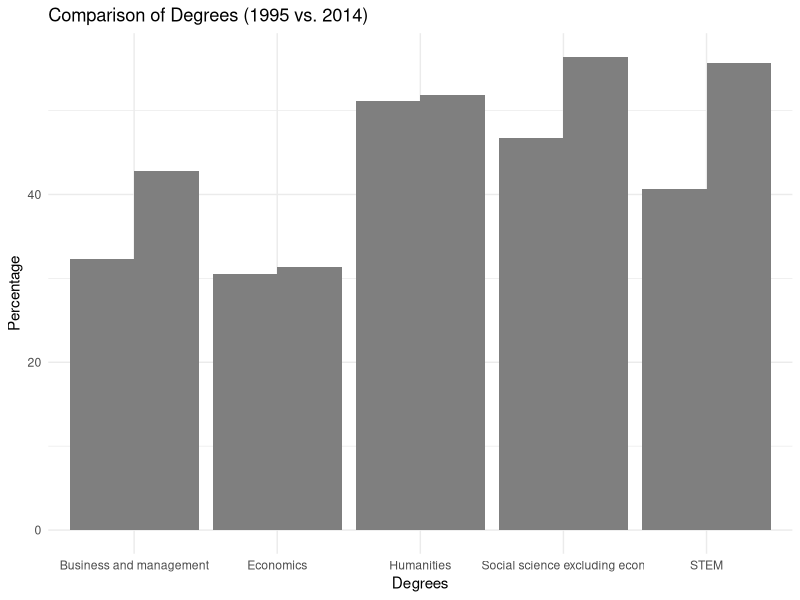
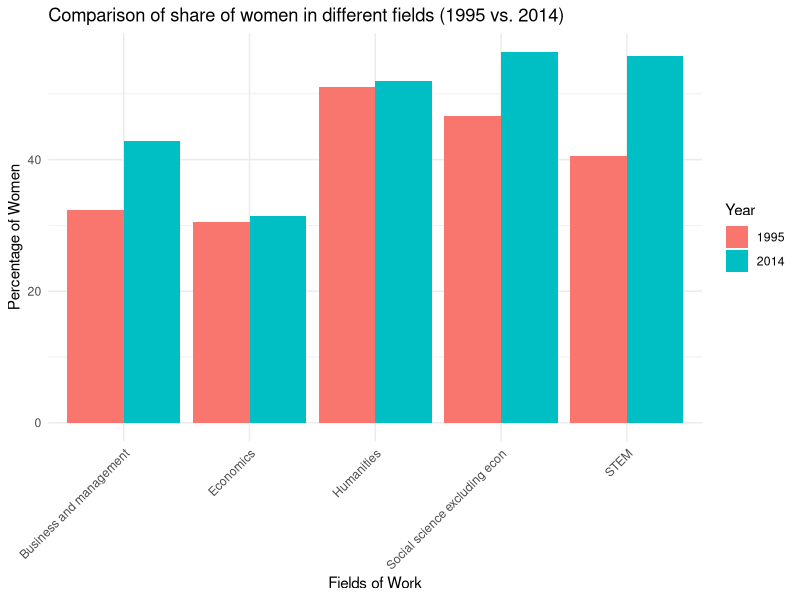
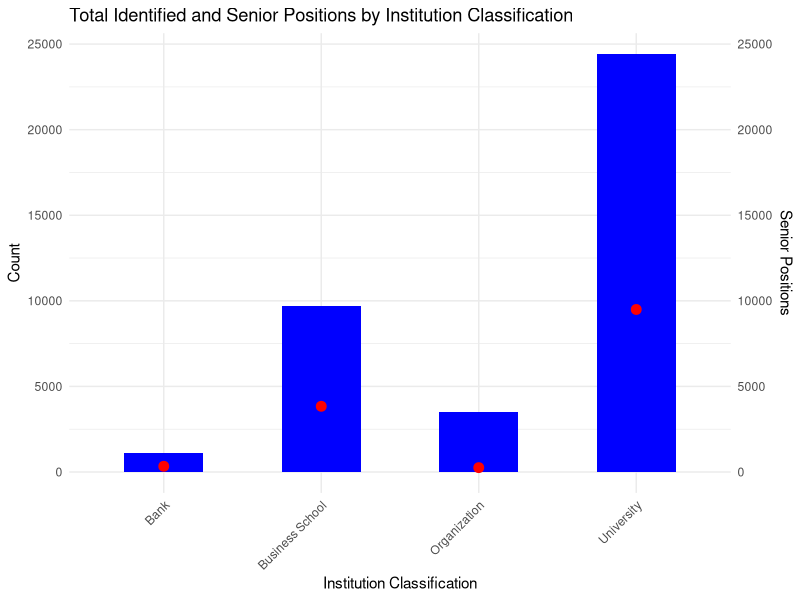
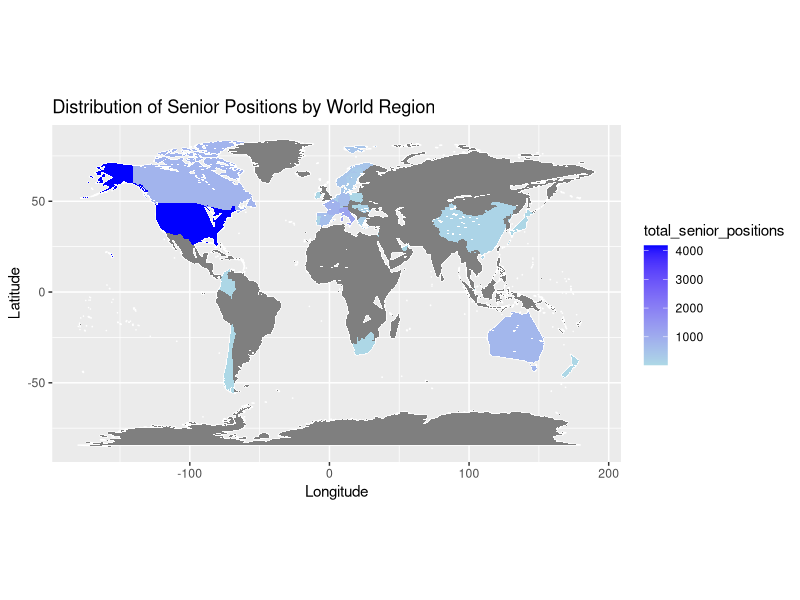
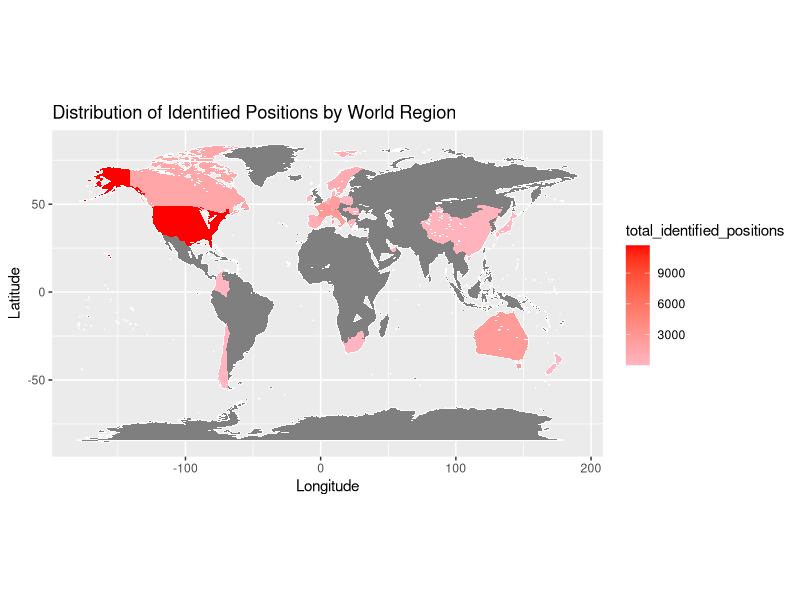

Write the R code that produced these figures, in order. (Note: this script raises an error after producing the figures.)
## ---- chunk 1
knitr::opts_chunk$set(echo = TRUE)
## ---- chunk 2
library(tidyverse)

new1_data <- read_csv("sample1_updated.csv")

glimpse(new1_data)

new2_data <- read.csv("sample2_updated.csv")

glimpse(new2_data)

new3_data <- read.csv("sample3_updated.csv")

glimpse(new3_data)

## ---- chunk 3
newSample<- read.csv("sample1_edited.csv")

glimpse(newSample)

library(ggplot2)

library(dplyr)

newSample_long <- pivot_longer(newSample, cols = c(Year1, Year2), names_to = "Year", values_to = "Percentage") %>%
  mutate(Year = factor(Year))

library(ggplot2)

ggplot(data = newSample_long, aes(x = X.1, y = Percentage, fill = Year)) +
  geom_bar(stat = "identity", position = "dodge") +
  labs(title = "Comparison of Degrees (1995 vs. 2014)",
       y = "Percentage", x = "Degrees") +
  scale_fill_manual(values = c("1995" = "blue", "2014" = "green")) +
  scale_fill_manual(values = c("1995" = "blue", "2014" = "green")) +
  theme_minimal()


## ---- chunk 4


library(ggplot2)

# Assuming your data is in a data frame called "df"
# If not, you can create it using the provided data
df <- data.frame(
  Serial = 1:10,
  Field = c(
    "Economics", "Social science excluding econ", "Business and management",
    "Humanities", "STEM", "Economics", "Social science excluding econ",
    "Business and management", "Humanities", "STEM"
  ),
  Percentage = c(30.5, 46.7, 32.3, 51.1, 40.6, 31.4, 56.4, 42.8, 51.9, 55.7),
  Year = c(1995, 1995, 1995, 1995, 1995, 2014, 2014, 2014, 2014, 2014)
)


library(ggplot2)

# Create the side-by-side bar plot with rotated x-axis labels
ggplot(data = df, aes(x = Field, y = Percentage, fill = factor(Year))) +
  geom_bar(stat = "identity", position = "dodge") +
  labs(
    title = "Comparison of share of women in different fields (1995 vs. 2014)",
    y = "Percentage of Women",
    x = "Fields of Work"
  ) +
  theme_minimal() +
  theme(axis.text.x = element_text(angle = 45, hjust = 1)) +
  guides(fill = guide_legend(title = "Year"))
## ---- chunk 5

library(ggplot2)

# Assuming your dataset is called "df"
# If not, replace "df" with your actual data frame name

# Group the data by "institution_classification" and calculate the sum of "identified_positions"
library(ggplot2)

# Assuming your dataset is called "df"
# If not, replace "df" with your actual data frame name

# Group the data by "institution_classification" and calculate the sum of "identified_positions" and "senior_positions"
summary2_data <- new2_data %>%
  group_by(institution_classification) %>%
  summarize(
    total_identified_positions = sum(identified_positions),
    total_senior_positions = sum(senior_positions)
  )

# Create the bar chart with points
ggplot(data = summary2_data, aes(x = institution_classification)) +
  geom_bar(aes(y = total_identified_positions), stat = "identity", fill = "blue", width = 0.5) +
  geom_point(aes(y = total_senior_positions), color = "red", size = 3) +
  labs(
    title = "Total Identified and Senior Positions by Institution Classification",
    y = "Count",
    x = "Institution Classification"
  ) +
  scale_y_continuous(sec.axis = sec_axis(~., name = "Senior Positions")) +
  theme_minimal() +
  theme(axis.text.x = element_text(angle = 45, hjust = 1))





## ---- chunk 6

new2_updated <- read.csv("sample2_updated2.csv")
library(dplyr)

library(dplyr)

# Assuming your dataset is called "df"
# Group by "world_region" and calculate the sums
region_data <- new2_updated %>%
  group_by(country) %>%
  summarize(
    total_senior_positions = sum(senior_positions),
    total_identified_positions = sum(identified_positions)
  )

library(maps)

# Get world map data
world_map <- map_data("world")

# Check for duplicates in "world_region"
#if (any(duplicated(region_data$world_region))) {
 # stop("Duplicates found in 'world_region'. Please ensure unique values.")
#}

# Merge your summarized data with the world map data
merged_data <- merge(world_map, region_data, by.x = "region", by.y = "country", all.x = TRUE)

library(ggplot2)

# Create the world map
ggplot(merged_data, aes(x = long, y = lat, group = group)) +
  geom_polygon(fill = "white", color = "white") +  # Dark blue for map background
  geom_polygon(aes(fill = total_senior_positions), color = "white", size = 0.001) +
  scale_fill_gradient(low = "lightblue", high = "blue") +  # Lighter blue for data
  coord_fixed(ratio = 1.3) +
  labs(
    title = "Distribution of Senior Positions by World Region",
    x = "Longitude",
    y = "Latitude"
  )
## ---- chunk 7
ggplot(merged_data, aes(x = long, y = lat, group = group)) +
  geom_polygon(fill = "white", color = "white") +  # Dark blue for map background
  geom_polygon(aes(fill = total_identified_positions), color = "white", size = 0.001) +
  scale_fill_gradient(low = "lightpink", high = "red") +  # Lighter blue for data
  coord_fixed(ratio = 1.3) +
  labs(
    title = "Distribution of Identified Positions by World Region",
    x = "Longitude",
    y = "Latitude"
  )


distinct_countries <- new1_data %>% distinct(country)

# Write distinct values to a text file
writeLines(distinct_countries$country, "distinct_countries.txt")

# Read and view the content of the text file
distinct_content <- readLines("distinct_countries.txt")
distinct_content

## ---- chunk 8
library(dplyr)
library(ggplot2)

# Define a function to categorize countries into groups
categorize_country <- function(country) {
  europe_gb <- c(
    "United Kingdom of Great Britain and Northern Ireland",
    "France", "Italy", "Spain", "Switzerland", "Belgium", "Netherlands",
    "Germany", "Romania", "Denmark", "Sweden", "Norway", "Czechia",
    "Austria", "Greece", "Poland", "Ireland", "Portugal", "Luxembourg",
    "Hungary"
  )
  
  us_canada <- c("United States of America", "Canada")
  aus_nz <- c("Australia", "New Zealand")
  
  if (country %in% europe_gb) {
    return("Europe+Great Britain")
  } else if (country %in% us_canada) {
    return("United States+Canada")
  } else if (country %in% aus_nz) {
    return("Australia and New Zealand")
  } else {
    return("Rest of the World")
  }
}

# Add a new column for country groups
new1_data <- new1_data %>% mutate(country_group = sapply(country, categorize_country))

# Filter data for "Entry Level" and "Senior Level" and calculate total counts
filtered_data <- new1_data %>% filter(level %in% c("Entry Level", "Senior Level")) %>%
  group_by(country_group, level) %>%
  summarise(total_female = sum(female_ratio))

# Reorder the levels of country_group
filtered_data$country_group <- factor(filtered_data$country_group, levels = c(
  "Europe+Great Britain", "United States+Canada", "Australia and New Zealand", "Rest of the World"
))

# Create the line chart with rotated x-axis labels
ggplot(filtered_data, aes(x = country_group, y = total_female, color = level, group = level)) +
  geom_line() +
  labs(
    title = "Total Female Count at Entry Level and Senior Level by Region",
    x = "Region",
    y = "Total Female Count",
    color = "Level"
  ) +
  scale_color_manual(values = c("Entry Level" = "blue", "Senior Level" = "red")) +
  theme_minimal() +
  theme(axis.text.x = element_text(angle = 45, hjust = 1))

## ---- chunk 9
library(ggplot2)

# Filter the data for the top 119 and top 120-238 institutions
top_119_data <- new1_data %>% filter(rank %in% 1:119)
top_120_238_data <- new1_data %>% filter(rank %in% 120:238)

# Create kernel density plots for each category
ggplot() +
  geom_density(data = top_119_data, aes(x = female_ratio, color = rank), fill = "blue", alpha = 0.5) +
  geom_density(data = top_120_238_data, aes(x = female_ratio, color = rank), fill = "red", alpha = 0.5) +
  facet_wrap(~level, scales = "free_y") +
  labs(
    title = "Kernel Density Plot of Female Ratio by Institution Rank",
    x = "Percentage of Women",
    y = "Density"
  ) +
  scale_fill_manual(values = c("blue", "red")) +
  scale_color_manual(values = c("Top 119" = "blue", "Top 120-238" = "red")) +
  theme_minimal() +
  theme(
    plot.title = element_text(hjust = 0.5),
    axis.text.x = element_text(angle = 45, hjust = 1)
  ) +
  guides(fill = guide_legend(title = "Rank Group"), color = guide_legend(title = "Rank Group")) +
  expand_limits(y = 0) +
  coord_cartesian(xlim = c(0, 100))  # Adjust the x-axis limits as needed to make the graph larger



## ---- chunk 10
library(ggplot2)
library(gridExtra)

# Define the countries in Europe+Great Britain and United States+Canada
europe_great_britain <- c(
  "United Kingdom of Great Britain and Northern Ireland", "France", "Italy", "Spain",
  "Switzerland", "Belgium", "Netherlands", "Germany", "Romania", "Denmark",
  "Sweden", "Norway", "Czechia", "Austria", "Greece", "Poland", "Ireland",
  "Portugal", "Luxembourg", "Hungary"
)
us_canada <- c("United States of America", "Canada")

# Filter the data for Europe+Great Britain and United States+Canada
europe_great_britain_data <- new1_data %>% filter(country %in% europe_great_britain)
us_canada_data <- new1_data %>% filter(country %in% us_canada)

# Create a function to generate the side-by-side kernel density plots with different line colors
create_density_plot <- function(data, title) {
  ggplot(data, aes(x = female_ratio, color = rank)) +
    geom_density(fill = "blue", alpha = 0.5) +
    labs(
      title = title,
      x = "Percentage of Women",
      y = "Density"
    ) +
    scale_color_manual(values = c("Top 1-119" = "red", "Top 120-238" = "blue")) +
    theme_minimal() +
    theme(
      plot.title = element_text(hjust = 0.5),
      axis.text.x = element_text(angle = 45, hjust = 1)
    ) +
    guides(color = guide_legend(title = "Rank Group")) +
    expand_limits(y = 0)
}

# Create the side-by-side kernel density plots for Europe+Great Britain - All Positions
europe_great_britain_data_all <- europe_great_britain_data %>%
  filter(level == "All Positions") %>%
  mutate(rank = ifelse(rank <= 119, "Top 1-119", "Top 120-238"))

europe_great_britain_plot_all <- create_density_plot(europe_great_britain_data_all, "EU+Great Britain - All Positions")

# Create the side-by-side kernel density plots for United States+Canada - All Positions
us_canada_data_all <- us_canada_data %>%
  filter(level == "All Positions") %>%
  mutate(rank = ifelse(rank <= 119, "Top 1-119", "Top 120-238"))

us_canada_plot_all <- create_density_plot(us_canada_data_all, "United States+Canada - All Positions")

# Create the side-by-side kernel density plots for Europe+Great Britain - Senior Level
europe_great_britain_data_senior <- europe_great_britain_data %>%
  filter(level == "Senior Level") %>%
  mutate(rank = ifelse(rank <= 119, "Top 1-119", "Top 120-238"))

europe_great_britain_plot_senior <- create_density_plot(europe_great_britain_data_senior, "EU+Great Britain - Senior Level")

# Create the side-by-side kernel density plots for United States+Canada - Senior Level
us_canada_data_senior <- us_canada_data %>%
  filter(level == "Senior Level") %>%
  mutate(rank = ifelse(rank <= 119, "Top 1-119", "Top 120-238"))

us_canada_plot_senior <- create_density_plot(us_canada_data_senior, "United States+Canada - Senior Level")

# Create the side-by-side kernel density plots for Europe+Great Britain - Entry Level
europe_great_britain_data_entry <- europe_great_britain_data %>%
  filter(level == "Entry Level") %>%
  mutate(rank = ifelse(rank <= 119, "Top 1-119", "Top 120-238"))

europe_great_britain_plot_entry <- create_density_plot(europe_great_britain_data_entry, "EU+Great Britain - Entry Level")

# Create the side-by-side kernel density plots for United States+Canada - Entry Level
us_canada_data_entry <- us_canada_data %>%
  filter(level == "Entry Level") %>%
  mutate(rank = ifelse(rank <= 119, "Top 1-119", "Top 120-238"))

us_canada_plot_entry <- create_density_plot(us_canada_data_entry, "United States+Canada - Entry Level")

# Print all side-by-side plots
grid.arrange(
  europe_great_britain_plot_all, us_canada_plot_all,
  europe_great_britain_plot_senior, us_canada_plot_senior,
  europe_great_britain_plot_entry, us_canada_plot_entry,
  ncol = 2
)



## ---- chunk 11
library(ggplot2)

# Define the countries in Europe+Great Britain and United States+Canada
europe_great_britain <- c(
  "United Kingdom of Great Britain and Northern Ireland", "France", "Italy", "Spain",
  "Switzerland", "Belgium", "Netherlands", "Germany", "Romania", "Denmark",
  "Sweden", "Norway", "Czechia", "Austria", "Greece", "Poland", "Ireland",
  "Portugal", "Luxembourg", "Hungary"
)
us_canada <- c("United States of America", "Canada")

# Filter the data for Europe+Great Britain and United States+Canada
europe_great_britain_data <- new1_data %>% filter(country %in% europe_great_britain)
us_canada_data <- new1_data %>% filter(country %in% us_canada)

# Create a data frame for plotting
plot_data <- rbind(
  data.frame(rank = "Top 50", country_group = "Europe+Great Britain", freq = length(unique(europe_great_britain_data$rank[europe_great_britain_data$rank <= 50]))),
  data.frame(rank = "Top 50", country_group = "United States+Canada", freq = length(unique(us_canada_data$rank[us_canada_data$rank <= 50]))),
  data.frame(rank = "Top 100", country_group = "Europe+Great Britain", freq = length(unique(europe_great_britain_data$rank[europe_great_britain_data$rank <= 100]))),
  data.frame(rank = "Top 100", country_group = "United States+Canada", freq = length(unique(us_canada_data$rank[us_canada_data$rank <= 100]))),
  data.frame(rank = "Top 150", country_group = "Europe+Great Britain", freq = length(unique(europe_great_britain_data$rank[europe_great_britain_data$rank <= 150]))),
  data.frame(rank = "Top 150", country_group = "United States+Canada", freq = length(unique(us_canada_data$rank[us_canada_data$rank <= 150]))),
  data.frame(rank = "Top 200", country_group = "Europe+Great Britain", freq = length(unique(europe_great_britain_data$rank[europe_great_britain_data$rank <= 200]))),
  data.frame(rank = "Top 200", country_group = "United States+Canada", freq = length(unique(us_canada_data$rank[us_canada_data$rank <= 200]))),
  data.frame(rank = "Top 238", country_group = "Europe+Great Britain", freq = length(unique(europe_great_britain_data$rank))),
  data.frame(rank = "Top 238", country_group = "United States+Canada", freq = length(unique(us_canada_data$rank)))
)

# Specify the order of levels for rank_group
plot_data$rank <- factor(plot_data$rank, levels = c("Top 50", "Top 100", "Top 150", "Top 200", "Top 238"))

# Create a bar plot
ggplot(plot_data, aes(x = rank, y = freq, fill = country_group)) +
  geom_bar(stat = "identity", position = position_dodge(width = 0.9)) +
  labs(
    title = "Institution Frequency by Rank Category",
    x = "Rank Category",
    y = "Frequency"
  ) +
  scale_fill_manual(values = c("Europe+Great Britain" = "blue", "United States+Canada" = "red")) +
  theme_minimal() +
  theme(
    plot.title = element_text(hjust = 0.5)
  ) +
  guides(fill = guide_legend(title = "Country Group"))

## ---- chunk 12
library(ggplot2)
library(gridExtra)

# Assuming your datasets are named 'dataset1' and 'dataset2'

# Create a scatter plot with a curved regression line for "all positions"
scatter_all_positions <- ggplot(data = new3_data, aes(x = rank_women_all_positions, y = rank_gender_gap_index)) +
  geom_point() +  # Scatter plot
  geom_smooth(method = "loess", se = FALSE, color = "blue") +  # Curved regression line
  labs(
    title = "All Positions",
    x = "Share of Women",
    y = "Rank Gender Gap Index"
  ) +
  theme_minimal()

# Create a scatter plot with a curved regression line for "senior level"
scatter_senior_level <- ggplot(data = new3_data, aes(x = rank_women_senior_positions, y = rank_gender_gap_index)) +
  geom_point() +  # Scatter plot
  geom_smooth(method = "loess", se = FALSE, color = "red") +  # Curved regression line
  labs(
    title = "Senior Level",
    x = "Share of Women",
    y = "Rank Gender Gap Index"
  ) +
  theme_minimal()

# Arrange both scatter plots side by side
scatter_grid <- grid.arrange(scatter_all_positions, scatter_senior_level, ncol = 2)

# Display the combined scatter plots
print(scatter_grid)


